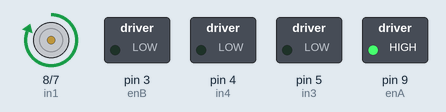
Bench run of a sketch on a simulated Arduino Uno, built with avr-gcc and run on an emulated ATmega328P. Shown: motor-driver pin pairs drawn as motors (green arrow = first pin HIGH = forward, orange = second pin HIGH = backward, longer = more drive), switched loads named in the sketch (green lamp = pin HIGH).

Above: at 2.5 s.
At 7.5 s:
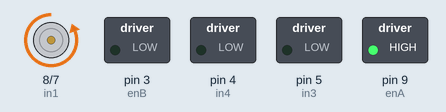
At 11.0 s:
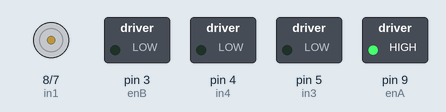
Timing chart, 0 to 13.8 s (numbered marks = the images above):
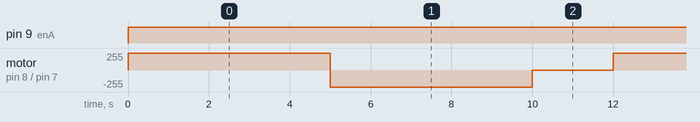

Measured:
- by itself, pin 9 (enA): LOW → HIGH at 0.00 s
- by itself, motor on pin 8 (in1) / pin 7 (in2): repeats every 12.0 s: backward 255/255 5.0 s, stopped 2.0 s, forward 255/255 5.0 s

The sketch:

DirectionControl.ino
```cpp
int enA = 9;
int in1 = 8;
int in2 = 7;
// Motor B connections
int enB = 3;
int in3 = 5;
int in4 = 4;
void setup() {
  // Set all the motor control pins to outputs
  pinMode(enA, OUTPUT);
  pinMode(enB, OUTPUT);
  pinMode(in1, OUTPUT);
  pinMode(in2, OUTPUT);
  pinMode(in3, OUTPUT);
  pinMode(in4, OUTPUT);

  // Turn off motors - Initial state
  digitalWrite(in1, LOW);
  digitalWrite(in2, LOW);
  //digitalWrite(in3, LOW);
  //digitalWrite(in4, LOW);
}

void loop() {
  directionControl();
}

void directionControl() {
  // Set motors to maximum speed
  // For PWM maximum possible values are 0 to 255
  analogWrite(enA, 255);
  //analogWrite(enB, 255);

  // Turn on motor A & B
  digitalWrite(in1, HIGH);
  digitalWrite(in2, LOW);
  //digitalWrite(in3, HIGH);
  //digitalWrite(in4, LOW);
  delay(5000);

  // Now change motor directions
  digitalWrite(in1, LOW);
  digitalWrite(in2, HIGH);
  //digitalWrite(in3, LOW);
  //digitalWrite(in4, HIGH);
  delay(5000);

  // Turn off motors
  digitalWrite(in1, LOW);
  digitalWrite(in2, LOW);
  //digitalWrite(in3, LOW);
  //digitalWrite(in4, LOW);
  delay(2000);
}
```
